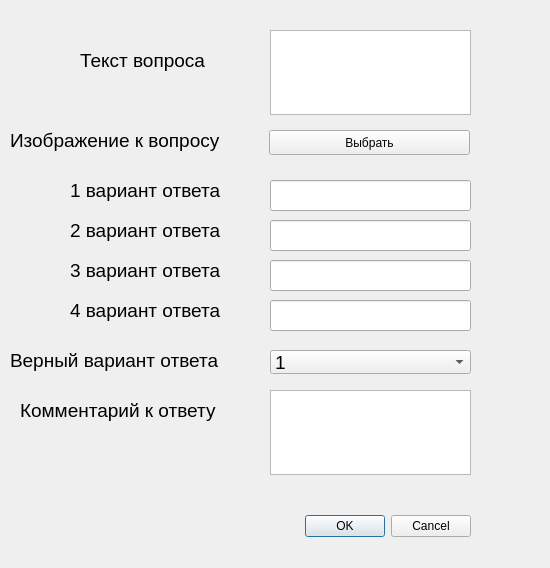
<?xml version="1.0" encoding="UTF-8"?>
<ui version="4.0">
 <class>AddTestDialog</class>
 <widget class="QDialog" name="AddTestDialog">
  <property name="geometry">
   <rect>
    <x>0</x>
    <y>0</y>
    <width>550</width>
    <height>568</height>
   </rect>
  </property>
  <property name="sizePolicy">
   <sizepolicy hsizetype="Fixed" vsizetype="Fixed">
    <horstretch>0</horstretch>
    <verstretch>0</verstretch>
   </sizepolicy>
  </property>
  <property name="windowTitle">
   <string>Добавить тест</string>
  </property>
  <widget class="QDialogButtonBox" name="buttonBox">
   <property name="geometry">
    <rect>
     <x>130</x>
     <y>510</y>
     <width>341</width>
     <height>32</height>
    </rect>
   </property>
   <property name="orientation">
    <enum>Qt::Horizontal</enum>
   </property>
   <property name="standardButtons">
    <set>QDialogButtonBox::Cancel|QDialogButtonBox::Ok</set>
   </property>
  </widget>
  <widget class="QTextEdit" name="question">
   <property name="geometry">
    <rect>
     <x>270</x>
     <y>30</y>
     <width>201</width>
     <height>85</height>
    </rect>
   </property>
   <property name="font">
    <font>
     <pointsize>14</pointsize>
    </font>
   </property>
  </widget>
  <widget class="QLabel" name="label">
   <property name="geometry">
    <rect>
     <x>80</x>
     <y>40</y>
     <width>161</width>
     <height>41</height>
    </rect>
   </property>
   <property name="font">
    <font>
     <pointsize>14</pointsize>
    </font>
   </property>
   <property name="text">
    <string>Текст вопроса</string>
   </property>
  </widget>
  <widget class="QLabel" name="label_2">
   <property name="geometry">
    <rect>
     <x>70</x>
     <y>170</y>
     <width>191</width>
     <height>41</height>
    </rect>
   </property>
   <property name="font">
    <font>
     <pointsize>14</pointsize>
    </font>
   </property>
   <property name="text">
    <string>1 вариант ответа</string>
   </property>
  </widget>
  <widget class="QLabel" name="label_3">
   <property name="geometry">
    <rect>
     <x>70</x>
     <y>210</y>
     <width>191</width>
     <height>41</height>
    </rect>
   </property>
   <property name="font">
    <font>
     <pointsize>14</pointsize>
    </font>
   </property>
   <property name="text">
    <string>2 вариант ответа</string>
   </property>
  </widget>
  <widget class="QLabel" name="label_4">
   <property name="geometry">
    <rect>
     <x>70</x>
     <y>250</y>
     <width>191</width>
     <height>41</height>
    </rect>
   </property>
   <property name="font">
    <font>
     <pointsize>14</pointsize>
    </font>
   </property>
   <property name="text">
    <string>3 вариант ответа</string>
   </property>
  </widget>
  <widget class="QLabel" name="label_5">
   <property name="geometry">
    <rect>
     <x>70</x>
     <y>290</y>
     <width>191</width>
     <height>41</height>
    </rect>
   </property>
   <property name="font">
    <font>
     <pointsize>14</pointsize>
    </font>
   </property>
   <property name="text">
    <string>4 вариант ответа</string>
   </property>
  </widget>
  <widget class="QLineEdit" name="var1">
   <property name="geometry">
    <rect>
     <x>270</x>
     <y>180</y>
     <width>201</width>
     <height>31</height>
    </rect>
   </property>
   <property name="font">
    <font>
     <pointsize>14</pointsize>
    </font>
   </property>
  </widget>
  <widget class="QLineEdit" name="var2">
   <property name="geometry">
    <rect>
     <x>270</x>
     <y>220</y>
     <width>201</width>
     <height>31</height>
    </rect>
   </property>
   <property name="font">
    <font>
     <pointsize>14</pointsize>
    </font>
   </property>
  </widget>
  <widget class="QLineEdit" name="var3">
   <property name="geometry">
    <rect>
     <x>270</x>
     <y>260</y>
     <width>201</width>
     <height>31</height>
    </rect>
   </property>
   <property name="font">
    <font>
     <pointsize>14</pointsize>
    </font>
   </property>
  </widget>
  <widget class="QLineEdit" name="var4">
   <property name="geometry">
    <rect>
     <x>270</x>
     <y>300</y>
     <width>201</width>
     <height>31</height>
    </rect>
   </property>
   <property name="font">
    <font>
     <pointsize>14</pointsize>
    </font>
   </property>
  </widget>
  <widget class="QLabel" name="label_6">
   <property name="geometry">
    <rect>
     <x>10</x>
     <y>340</y>
     <width>251</width>
     <height>41</height>
    </rect>
   </property>
   <property name="font">
    <font>
     <pointsize>14</pointsize>
    </font>
   </property>
   <property name="text">
    <string>Верный вариант ответа</string>
   </property>
  </widget>
  <widget class="QComboBox" name="answer">
   <property name="geometry">
    <rect>
     <x>270</x>
     <y>350</y>
     <width>201</width>
     <height>24</height>
    </rect>
   </property>
   <property name="font">
    <font>
     <pointsize>14</pointsize>
    </font>
   </property>
   <item>
    <property name="text">
     <string>1</string>
    </property>
   </item>
   <item>
    <property name="text">
     <string>2</string>
    </property>
   </item>
   <item>
    <property name="text">
     <string>3</string>
    </property>
   </item>
   <item>
    <property name="text">
     <string>4</string>
    </property>
   </item>
  </widget>
  <widget class="QLabel" name="label_7">
   <property name="geometry">
    <rect>
     <x>20</x>
     <y>390</y>
     <width>241</width>
     <height>41</height>
    </rect>
   </property>
   <property name="font">
    <font>
     <pointsize>14</pointsize>
    </font>
   </property>
   <property name="text">
    <string>Комментарий к ответу</string>
   </property>
  </widget>
  <widget class="QTextEdit" name="comment">
   <property name="geometry">
    <rect>
     <x>270</x>
     <y>390</y>
     <width>201</width>
     <height>85</height>
    </rect>
   </property>
   <property name="font">
    <font>
     <pointsize>14</pointsize>
    </font>
   </property>
  </widget>
  <widget class="QLabel" name="label_8">
   <property name="geometry">
    <rect>
     <x>10</x>
     <y>120</y>
     <width>251</width>
     <height>41</height>
    </rect>
   </property>
   <property name="font">
    <font>
     <pointsize>14</pointsize>
    </font>
   </property>
   <property name="text">
    <string>Изображение к вопросу</string>
   </property>
  </widget>
  <widget class="QPushButton" name="imagePushButton">
   <property name="geometry">
    <rect>
     <x>269</x>
     <y>130</y>
     <width>201</width>
     <height>25</height>
    </rect>
   </property>
   <property name="text">
    <string>Выбрать</string>
   </property>
  </widget>
 </widget>
 <resources/>
 <connections>
  <connection>
   <sender>buttonBox</sender>
   <signal>accepted()</signal>
   <receiver>AddTestDialog</receiver>
   <slot>accept()</slot>
   <hints>
    <hint type="sourcelabel">
     <x>248</x>
     <y>254</y>
    </hint>
    <hint type="destinationlabel">
     <x>157</x>
     <y>274</y>
    </hint>
   </hints>
  </connection>
  <connection>
   <sender>buttonBox</sender>
   <signal>rejected()</signal>
   <receiver>AddTestDialog</receiver>
   <slot>reject()</slot>
   <hints>
    <hint type="sourcelabel">
     <x>316</x>
     <y>260</y>
    </hint>
    <hint type="destinationlabel">
     <x>286</x>
     <y>274</y>
    </hint>
   </hints>
  </connection>
 </connections>
</ui>
